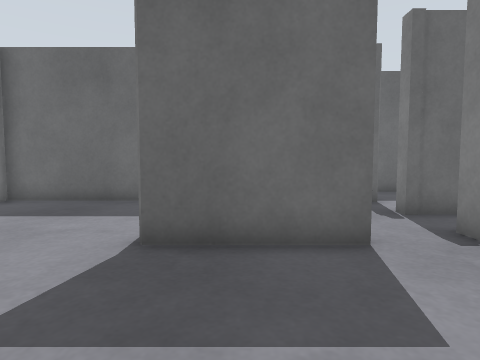
[1] (above)

16 first-person views from a walk through a world built for the Gazebo simulator. The camera is 0.71 m above the floor, tilts 4° down and sees 75° across. The floor is counted in squares, 0.5 m on a side. Each view is taken from the middle of a square. On the plan, view 1 faces up. The plan holds only what a view shows up to about 14 squares ahead; the rest is blank. The place goes on beyond the plan.

[2]
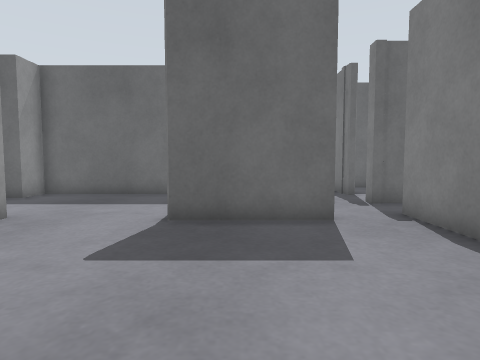

[3]
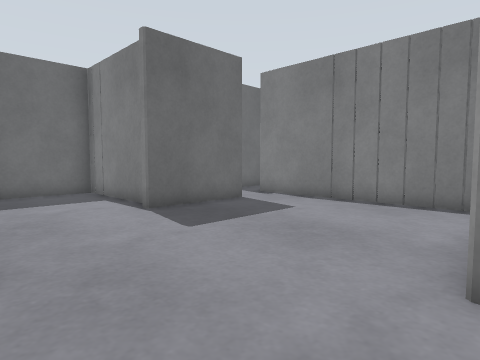

[4]
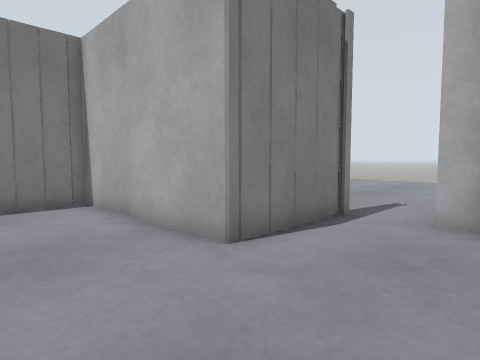

[5]
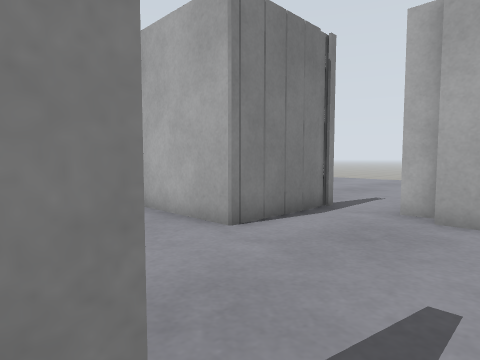

[6]
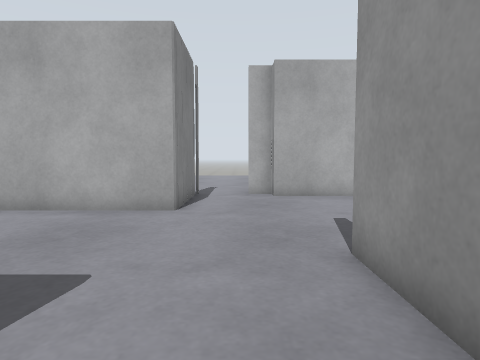

[7]
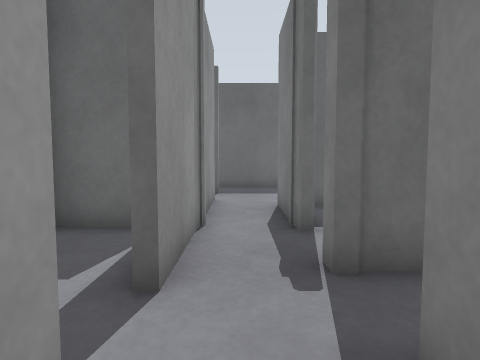

[8]
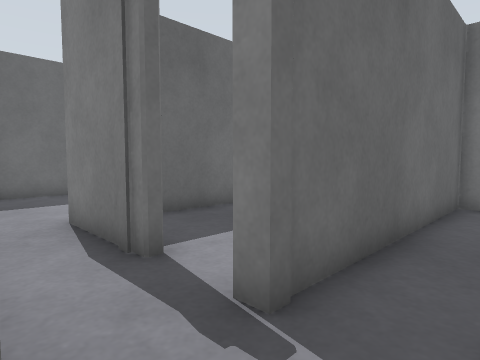

[9]
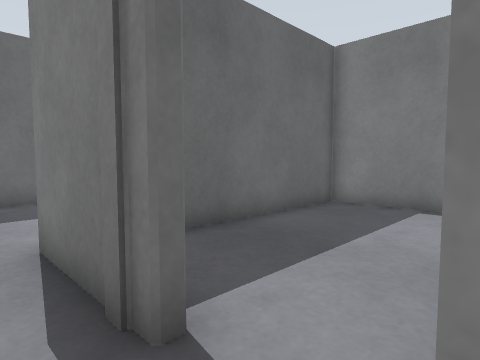

[10]
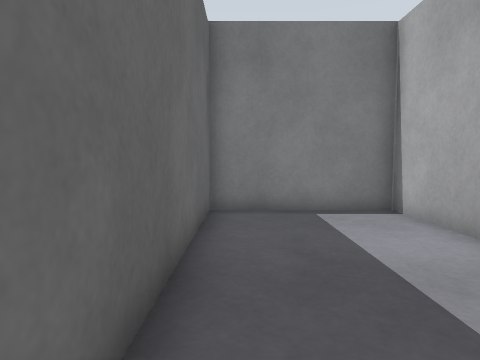

[11]
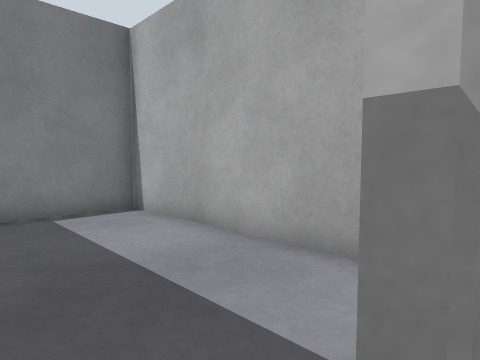

[12]
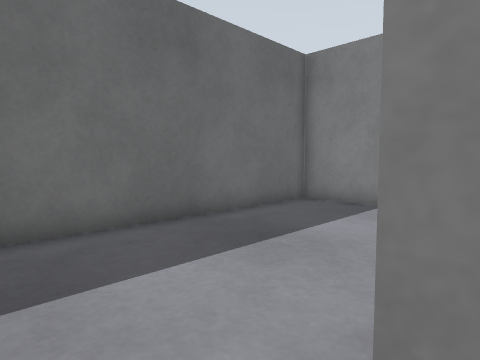

[13]
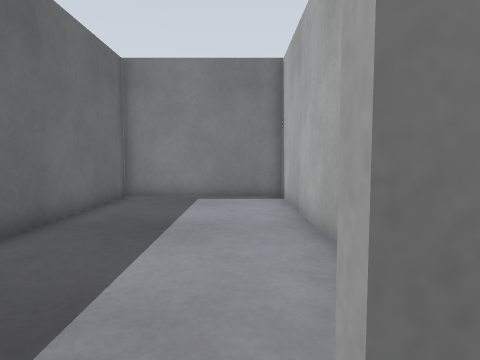

[14]
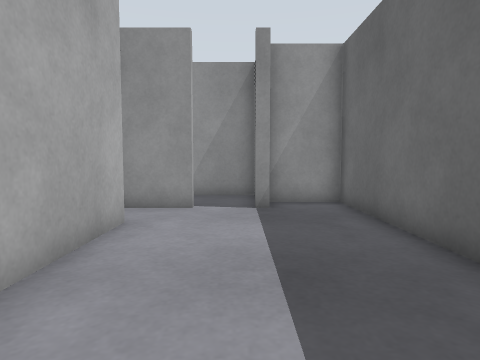

[15]
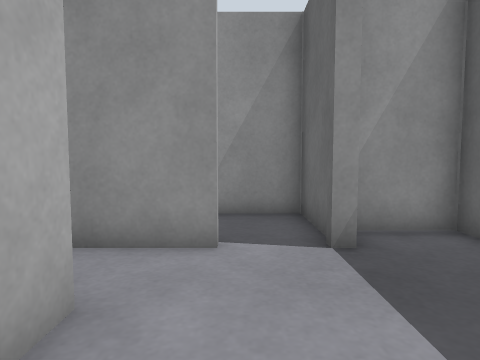

[16]
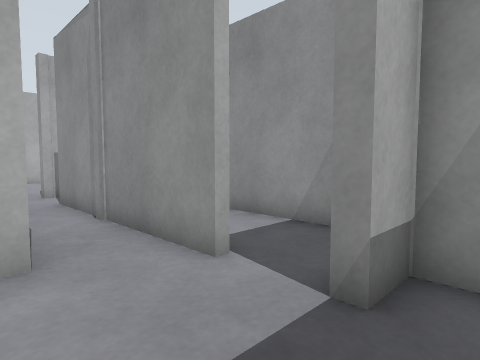

### Floor plan
Ten units are one square. View 1 is at (0, 0); x grows to the right and y downward. Boxes are objects, and circles mark ways between rooms. Rooms are numbered by the first view taken in them; rooms with no view inside come last. Other rooms are left out.
<svg viewBox="-80 -197 210 272">
<path fill="none" stroke="#000" d="M-57 -40 -57 -14M21 -54 21 -50 -16 -50M-23 68 -23 24 41 24 41 -60M-75 56 -53 56 -53 64 -42 64M-59 -14 -59 -20M-13 -60 -13 -104 -75 -104M21 -72 18 -72M16 -54 21 -54M9 -104 -9 -104M58 -28 125 -28 125 -78 41 -78 41 -82M21 -84 21 -72M41 -100 41 -134M21 -136 21 -84M125 -99 125 -132 51 -132M19 -146 21 -146M21 -166 -9 -166 -9 -116M19 -142 19 -146M41 -134 125 -134 125 -192 9 -192 9 -168 21 -168 21 -166M21 -146 21 -136"/>
<circle cx="-35" cy="-50" r="3" fill="#2a7"/>
<circle cx="30" cy="-50" r="3" fill="#2a7"/>
<circle cx="20" cy="-65" r="3" fill="#2a7"/>
<circle cx="35" cy="-80" r="3" fill="#2a7"/>
<circle cx="30" cy="-140" r="3" fill="#2a7"/>
<circle cx="20" cy="-155" r="3" fill="#2a7"/>
<text x="-20" y="0">1</text>
<text x="-40" y="-70">2</text>
<text x="10" y="-70">3</text>
<text x="70" y="-60">4</text>
<text x="70" y="-110">5</text>
<text x="10" y="-140">6</text>
<text x="70" y="-160">7</text>
</svg>
Room 1 opens to room 2. Room 1 opens to room 4. Room 3 opens to room 4. Room 4 opens to room 5. Room 5 opens to room 7. Room 6 opens to room 7.

Where each view was taken, in squares from view 1:
view 1: 0 up, 0 right, facing up
view 2: 2 down, 0 right, facing up
view 3: 3 down, 6 left, facing up-right
view 4: 1 up, 6 left, facing down-right
view 5: 2 up, 7 left, facing down-right
view 6: 6 up, 4 left, facing down
view 7: 4 up, 3 right, facing up
view 8: 6 up, 2 right, facing up-right
view 9: 8 up, 3 right, facing up-right
view 10: 7 up, 4 right, facing right
view 11: 7 up, 4 right, facing down-right
view 12: 13 up, 3 right, facing up-right
view 13: 15 up, 1 right, facing right
view 14: 16 up, 11 right, facing left
view 15: 15 up, 7 right, facing left
view 16: 18 up, 5 right, facing down-left
